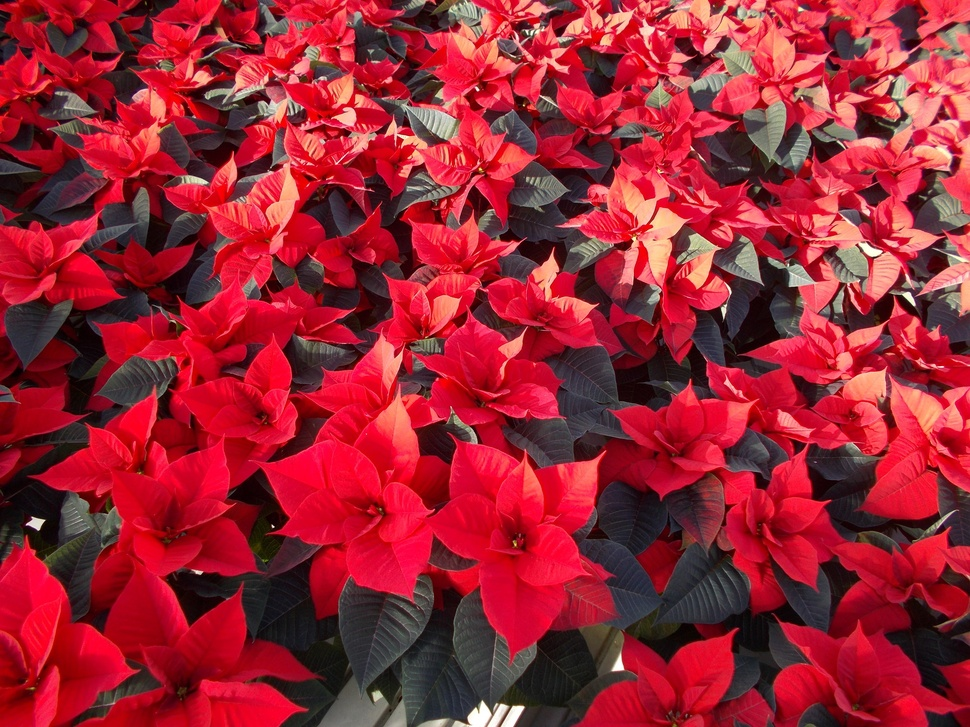
#> input picture data/sea-of-plants/images/IMG200.jpg, 970 x 727 px, shrunk from 2500 x 1875 before the run; its folder holds only this picture in this run
$ python find_color.py
#> lines starting #> are read from the running program, lines starting #| are printed output that depends on the picture; after the words box and inside, x2 and y2 are one past the last pixel; in counts of white or black regions, pixels touching at a corner belong together
import cv2
import os
from mpl_toolkits.mplot3d import Axes3D
from matplotlib import cm
from matplotlib import colors
import matplotlib.pyplot as plt
import numpy as np
import csv


def read_images():
    for root, dirs, files in os.walk('../data/sea-of-plants/images'):
        for filename in files:
            filepath = root + os.sep + filename
            img = cv2.imread(filepath)
#> img is the input picture: shape (727, 970, 3); mean B, G, R 50.8, 36.3, 153.2
            # [7 lines of commented-out code are left out]
            a, b, c = segment(img)
            with open(r'document.csv', 'a') as f:
                writer = csv.writer(f)
                writer.writerow([filename,a,b,c])
            # [29 lines of commented-out code are left out]


def segment(img):
    imgRGB = cv2.cvtColor(img, cv2.COLOR_BGR2RGB)
    imgHSV = cv2.cvtColor(img, cv2.COLOR_BGR2HSV)
#> imgHSV: shape (727, 970, 3); mean H, S, V 139.9, 180.8, 153.6


    Lred = (123, 66, 0)
    Hred = (180, 255, 255)

    Lgreen = (10, 8, 0)
    Hgreen = (156,255,111)

    maskR = cv2.inRange(imgHSV, Lred, Hred)
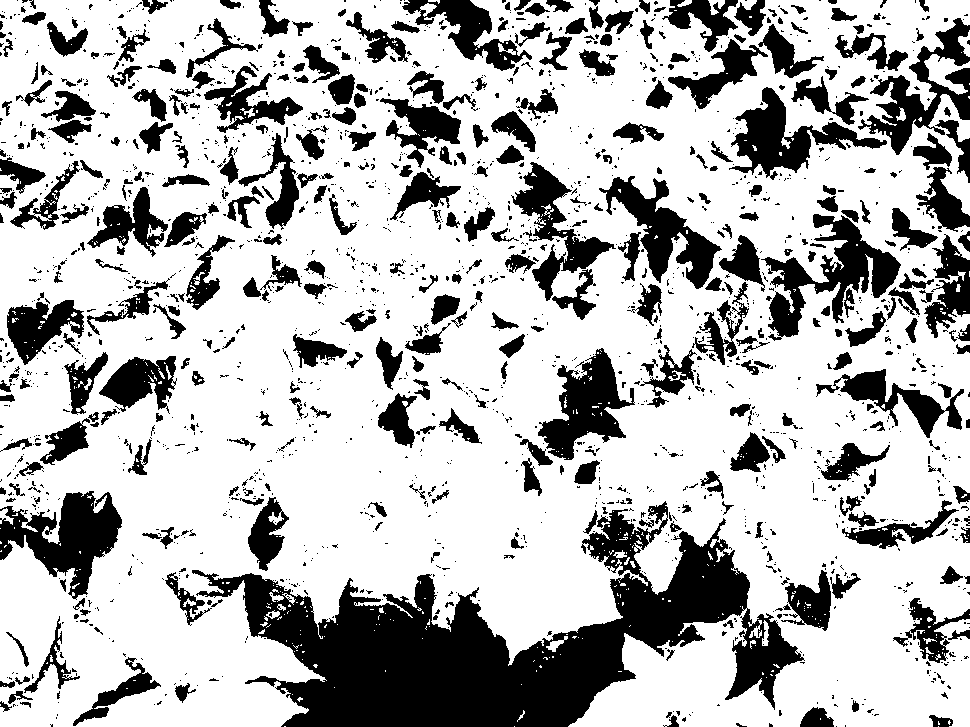
#> maskR: shape (727, 970); 72.1% white; 1879 black regions (1460 under 20 px), largest, box (x1, y1, x2, y2) and area: (192, 501, 805, 727) 52319, (0, 491, 122, 600) 6285, (761, 214, 901, 341) 6049
    resultR = cv2.bitwise_and(imgRGB, imgRGB, mask=maskR)
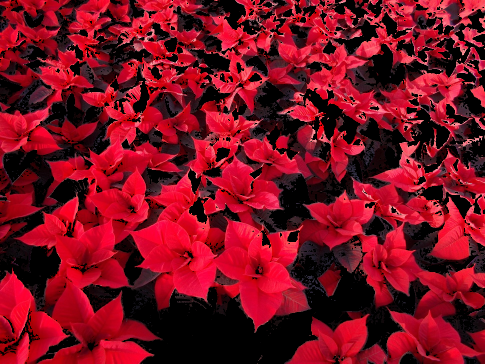
#> resultR: shape (727, 970, 3) (shown at 1/2 size); mean R, G, B 121.8, 14.8, 31

    maskG = cv2.inRange(imgHSV, Lgreen, Hgreen)
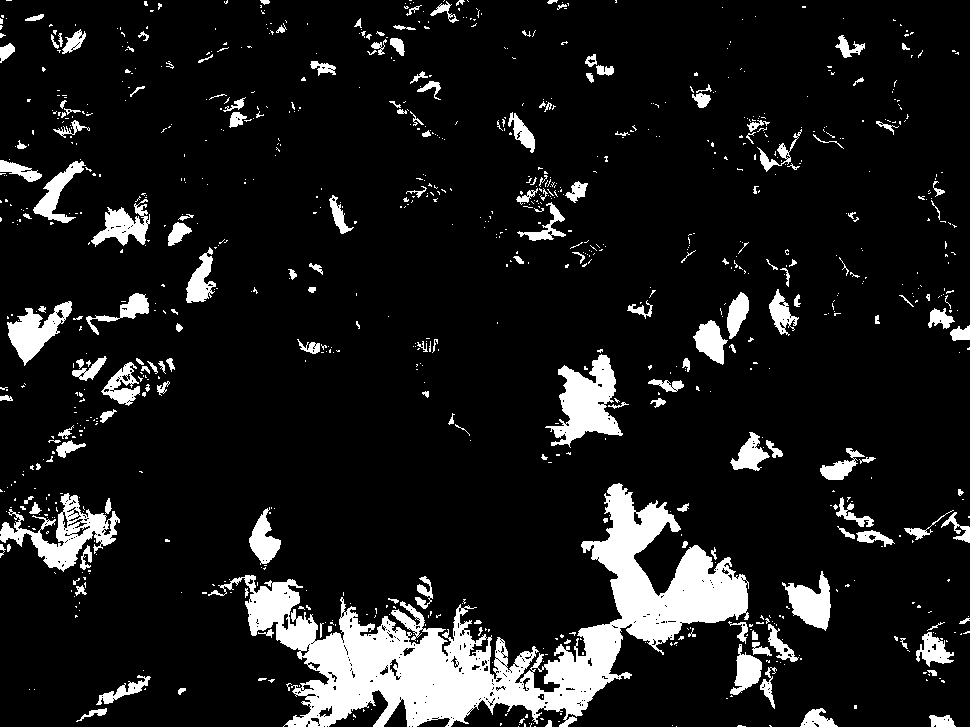
#> maskG: shape (727, 970); 10.9% white; 951 white regions (764 under 20 px), largest, box (x1, y1, x2, y2) and area: (208, 483, 749, 727) 37312, (545, 354, 623, 448) 3593, (0, 493, 120, 572) 3255
    resultG = cv2.bitwise_and(imgRGB, imgRGB, mask=maskG)
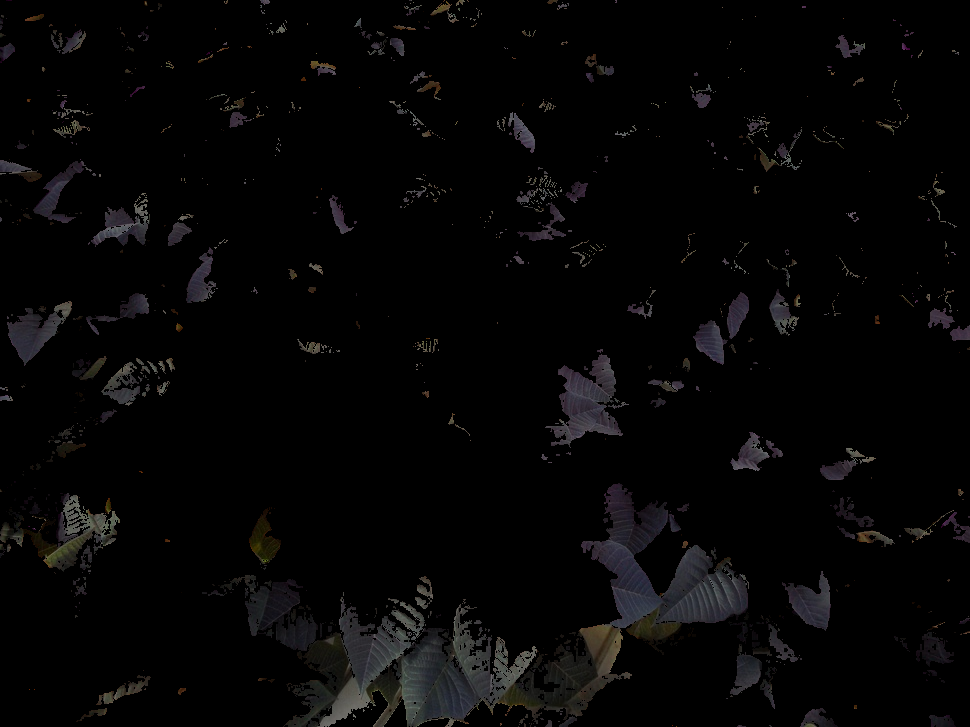
#> resultG: shape (727, 970, 3); mean R, G, B 5.7, 5.3, 5.4


    plt.subplot(2, 2, 1)
    plt.imshow(maskR, cmap="gray")
    plt.subplot(2, 2, 2)
    plt.imshow(resultR)
    plt.subplot(2 ,2, 3)
    plt.imshow(maskG, cmap="gray")
    plt.subplot(2, 2, 4)
    plt.imshow(resultG)
    a,b,c = calc_px(img, maskR, maskG)
    # [9 lines of commented-out code are left out]
    return a, b, c


def calc_px(img, maskR, maskG):
    imgPX = np.prod(img[:,:,1].shape)
    maskRPX = np.count_nonzero(maskR)
#> maskRPX = 508627
    maskGPX = np.count_nonzero(maskG)
#> maskGPX = 76946
    # print(imgPX)
    # print(maskRPX)
    # print(maskGPX)

    return imgPX, maskRPX, maskGPX


read_images()
#> in segment, `a,b,c = calc_px(img, maskR, maskG)`: a = 705190; b = 508627; c = 76946
#> in read_images, `a, b, c = segment(img)`: a = 705190; b = 508627; c = 76946

$ run again, on data/sea-of-plants/images/IMG206.jpg
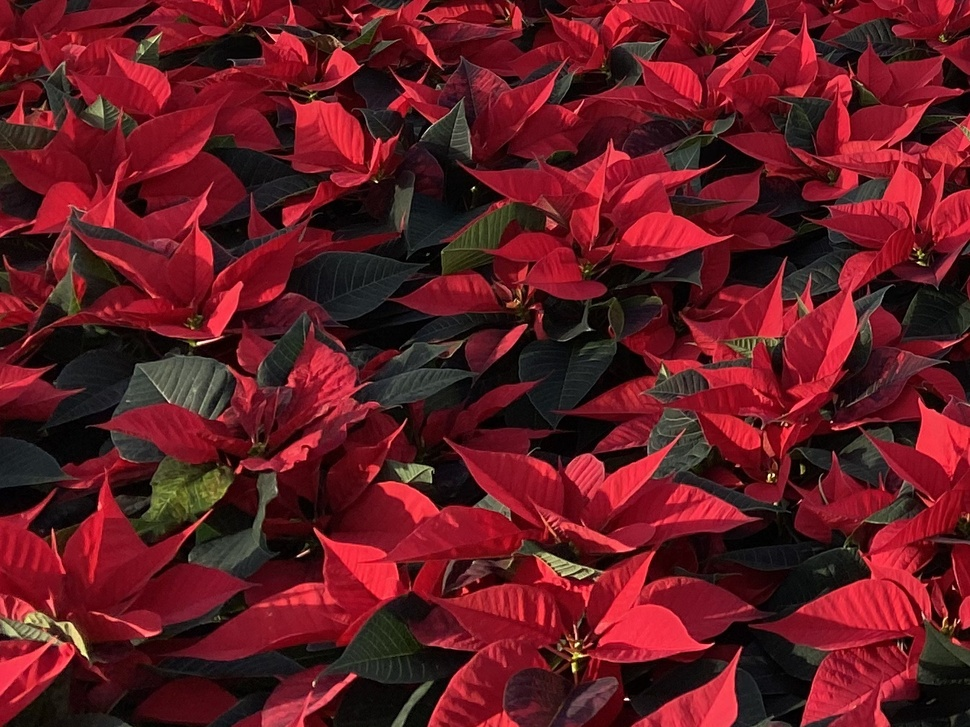
#> input picture data/sea-of-plants/images/IMG206.jpg, 970 x 727 px, shrunk from 1344 x 1008 before the run
#> in read_images, img is the input picture: shape (727, 970, 3); mean B, G, R 33.4, 26, 98.6
#> imgHSV: shape (727, 970, 3); mean H, S, V 134.4, 175.9, 99
#> in segment, `maskR = cv2.inRange(imgHSV, Lred, Hred)`:
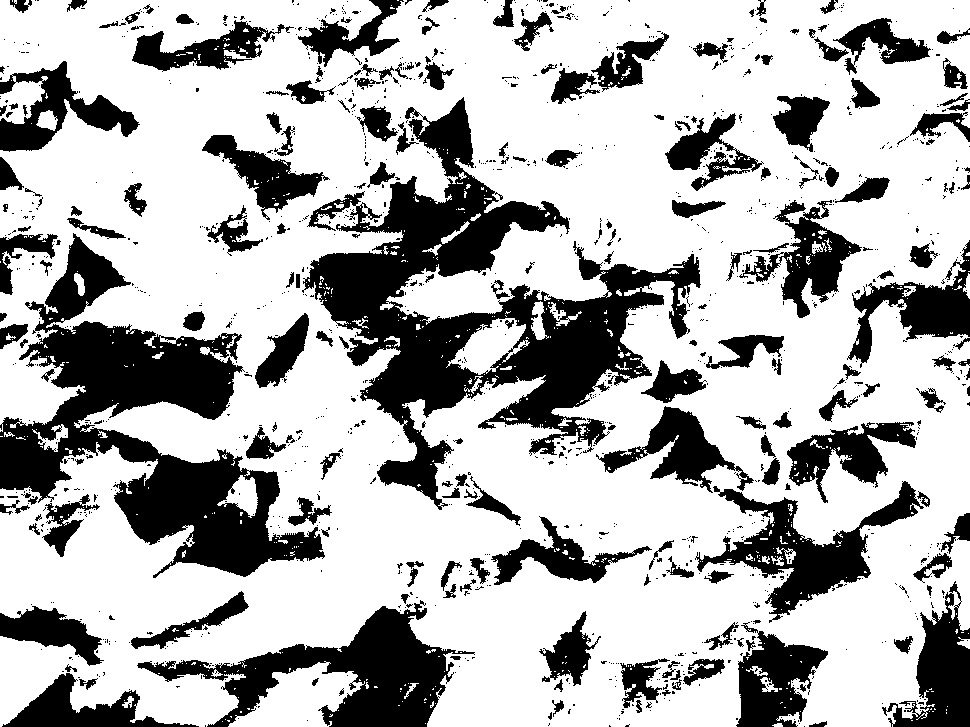
#> maskR: shape (727, 970); 70.2% white; 1263 black regions (1051 under 20 px), largest, box (x1, y1, x2, y2) and area: (302, 97, 701, 510) 48097, (0, 233, 325, 578) 37531, (137, 600, 475, 727) 14579
#> maskG: shape (727, 970); 16.3% white; 845 white regions (656 under 20 px), largest, box (x1, y1, x2, y2) and area: (302, 243, 490, 413) 11678, (38, 325, 232, 440) 10317, (170, 609, 442, 727) 9250
#> in segment, `resultG = cv2.bitwise_and(imgRGB, imgRGB, mask=maskG)`:
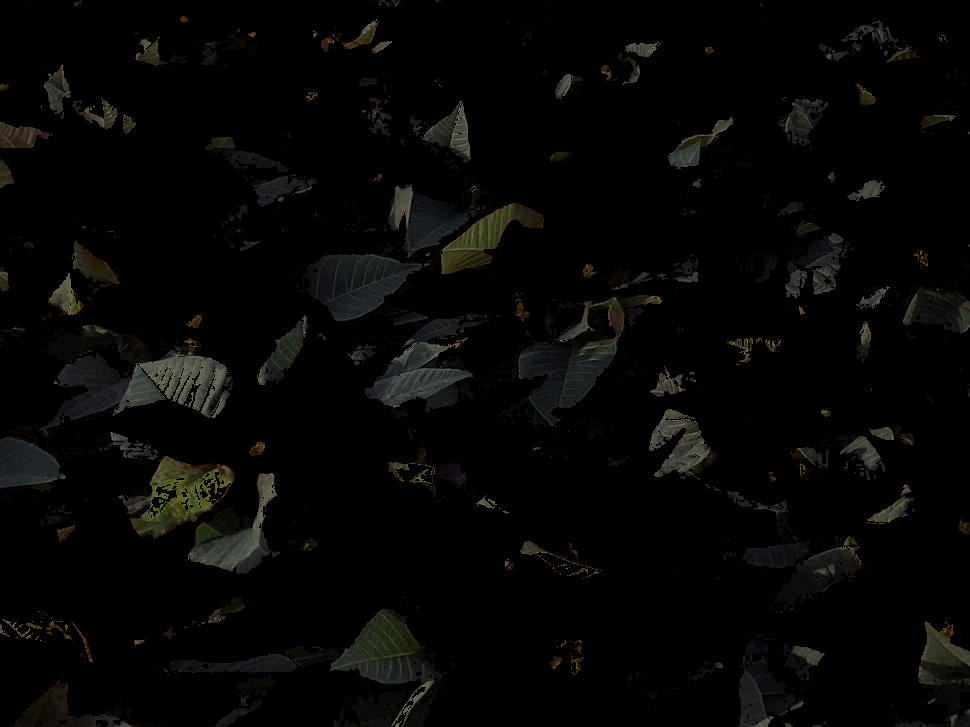
#> resultG: shape (727, 970, 3); mean R, G, B 6, 5.9, 4.8
#> maskRPX = 494826
#> maskGPX = 114924
#> in segment, `a,b,c = calc_px(img, maskR, maskG)`: a = 705190; b = 494826; c = 114924
#> in read_images, `a, b, c = segment(img)`: a = 705190; b = 494826; c = 114924

$ run again, on data/sea-of-plants/images/IMG207.jpg
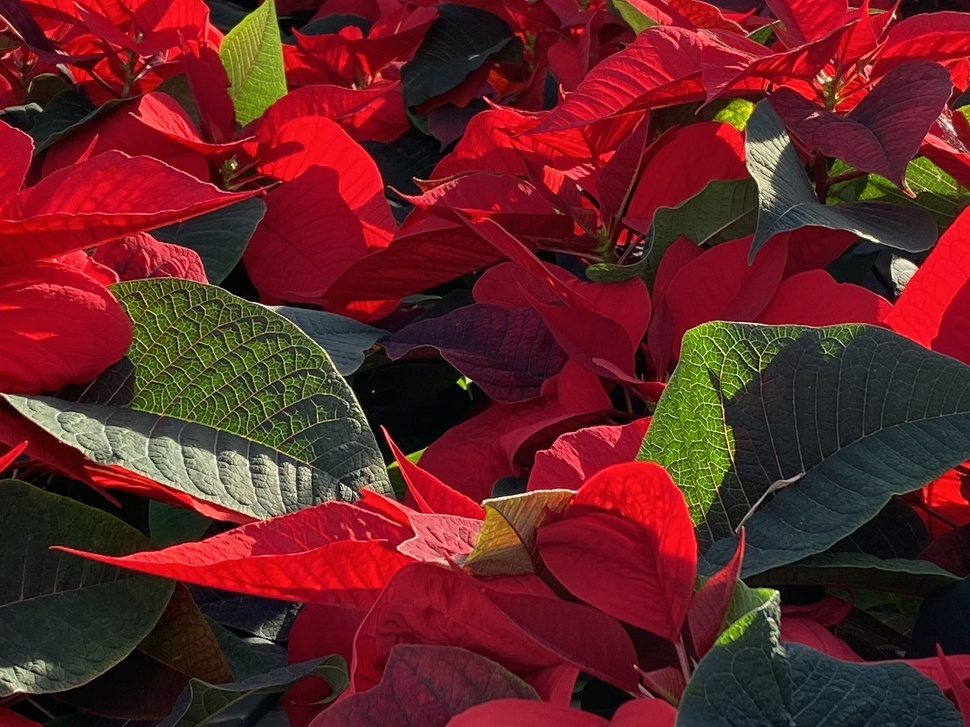
#> input picture data/sea-of-plants/images/IMG207.jpg, 970 x 727 px, shrunk from 1344 x 1008 before the run
#> in read_images, img is the input picture: shape (727, 970, 3); mean B, G, R 36.7, 34.5, 100.4
#> imgHSV: shape (727, 970, 3); mean H, S, V 124.3, 168.5, 103.6
#> in segment, `maskR = cv2.inRange(imgHSV, Lred, Hred)`:
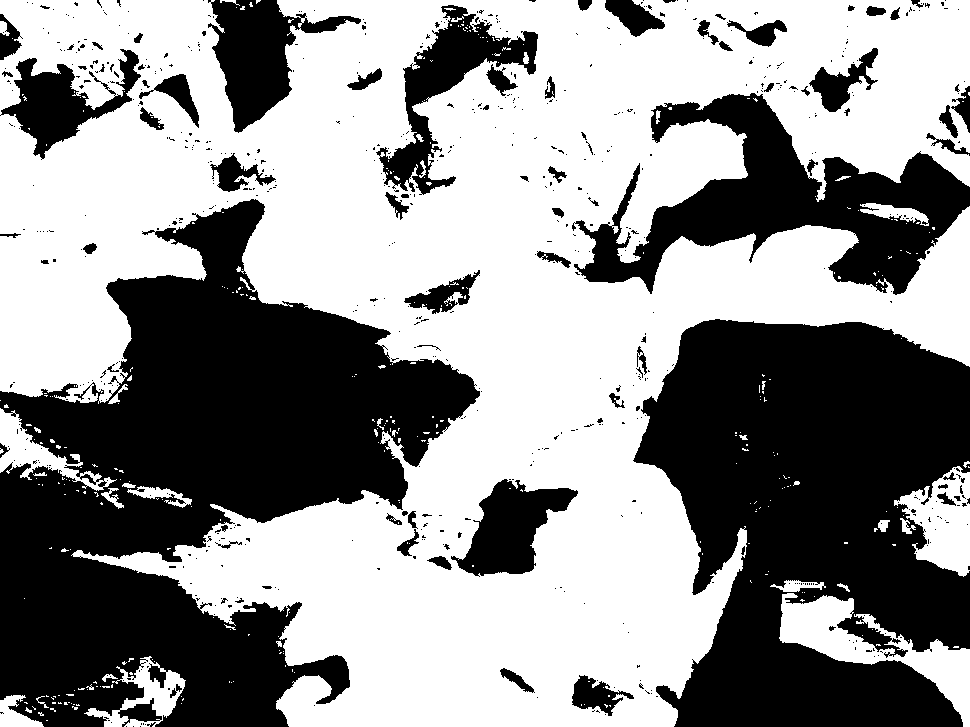
#> maskR: shape (727, 970); 57.1% white; 656 black regions (575 under 20 px), largest, box (x1, y1, x2, y2) and area: (0, 199, 480, 727) 127362, (633, 319, 970, 727) 99845, (572, 93, 970, 295) 30718
#> maskG: shape (727, 970); 30.6% white; 726 white regions (620 under 20 px), largest, box (x1, y1, x2, y2) and area: (666, 323, 970, 727) 80198, (0, 470, 348, 727) 44582, (31, 278, 481, 512) 43873
#> in segment, `resultG = cv2.bitwise_and(imgRGB, imgRGB, mask=maskG)`:
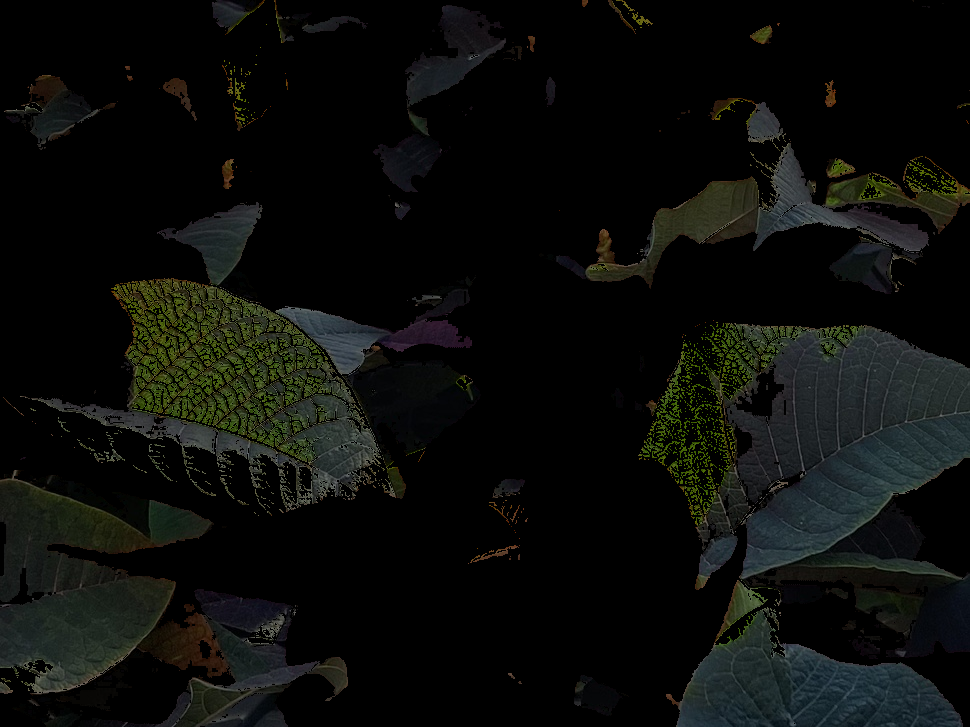
#> resultG: shape (727, 970, 3); mean R, G, B 11.6, 13.1, 10.6
#> maskRPX = 402496
#> maskGPX = 216046
#> in segment, `a,b,c = calc_px(img, maskR, maskG)`: a = 705190; b = 402496; c = 216046
#> in read_images, `a, b, c = segment(img)`: a = 705190; b = 402496; c = 216046
